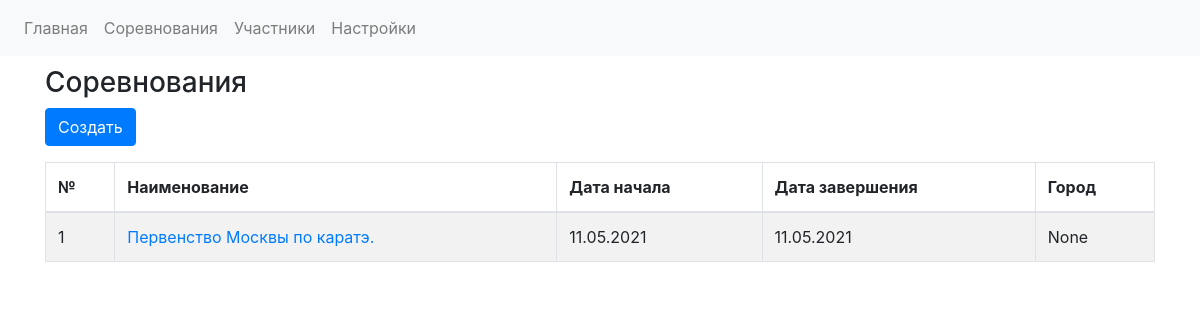
Page /competitions on the committed database.
### app.py (models this page shows)
class CompetitionsDB(db.Model):
    competition_id = db.Column(db.Integer, primary_key=True)
    competition_name = db.Column(db.String)
    competition_date_start = db.Column(db.Date, default=datetime.utcnow)
    competition_date_finish = db.Column(db.Date, default=datetime.utcnow)
    competition_city = db.Column(db.String)
    competition_fights = db.relationship('FightsDB', backref='competition', lazy='dynamic')
    registrations = db.relationship('RegistrationDB', backref='competition')

### app.py (the view)
@app.route('/competitions')
def competitions():
    competitions_data = CompetitionsDB.query.all()
    return render_template('competitions.html', competitions_data = competitions_data)

### templates/competitions.html (shortened to what this page needs)
{% extends "base.html" %}
{% block head %}
<link rel="stylesheet" type="text/css" href="https://cdnjs.cloudflare.com/ajax/libs/twitter-bootstrap/4.5.2/css/bootstrap.css">
<link rel="stylesheet" type="text/css" href="https://cdn.datatables.net/1.10.24/css/dataTables.bootstrap4.min.css">
{% endblock %}
{% block content %}
<div class="container" style="margin-top: 10px">
<h3>Соревнования</h3>
<button type="button" class="btn btn-primary" id="create_competition_button">Создать</button>
<table id="competitions_table" class="table table-striped table-bordered" style="width:100%">
        <thead>
            <tr>
                <th>№</th>
                <th>Наименование</th>
                <th>Дата начала</th>
                <th>Дата завершения</th>
                <th>Город</th>
            </tr>
        </thead>
        <tbody>
        {% for competition_row in competitions_data %}
            <tr>
                <td>{{ competition_row.competition_id }}</td>
                <td>
                    <a href="{{url_for('competition_view', competition_id = competition_row.competition_id)}}">
                          {{ competition_row.competition_name }}
                    </a>
                </td>
                <td>{{ competition_row.competition_date_start.strftime('%d.%m.%Y') }}</td>
                <td>{{ competition_row.competition_date_finish.strftime('%d.%m.%Y')}}</td>
                <td>{{ competition_row.competition_city}}</td>
            </tr>
        {% endfor %}
    </table>
</div>
{% endblock %}

### rows in the picture
CompetitionsDB: competition_id "1", competition_name "Первенство Москвы по каратэ.", competition_date_start "11.05.2021", competition_date_finish "11.05.2021", competition_city "None"
